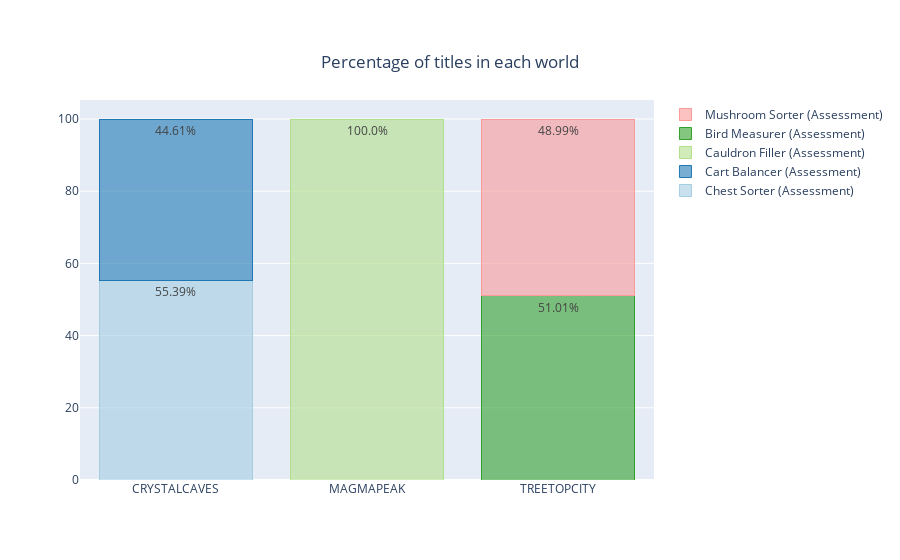

Notebook code cell kept with this figure:
### Code cell
temp_df = df_train_final.groupby('world')['title'].value_counts(normalize = True).reset_index(name="percentage")
temp_df['percentage'] = temp_df['percentage'] *100
temp_df = temp_df.round(2)
data = []
type_ = temp_df['title'].unique()
colors = [x.replace(")","").replace("rgb(","") for x in cl.scales['5']['qual']['Paired']]
count = 0
for i in type_:

    text = [str(x) + "%" for x in temp_df[temp_df['title'] == i]['percentage'].values]
    data.append(go.Bar(name = i, x =temp_df[temp_df['title'] == i]['world'].values,text = text,textposition='auto',
                      y =  temp_df[temp_df['title'] == i]['percentage'].values,marker=dict(
        color='rgba(' + colors[count] + ',0.6)',
        line=dict(color='rgba(' + colors[count] + ',1.0)', width=1)
    )))
    count = count + 1
fig = go.Figure(data=data)
fig.update_layout(barmode='stack')
fig.update_layout(title={'text': "Percentage of titles in each world",'y':0.9,'x':0.5,'xanchor': 'center','yanchor': 'top'} )
fig.show()

### Figure 1 — Plotly figure (JSON) as saved in the notebook; plotly's stock layout.template omitted (floating-point values rounded to 4 significant figures)
{"data": [{"marker": {"color": "rgba(166,206,227,0.6)", "line": {"color": "rgba(166,206,227,1.0)", "width": 1}}, "name": "Chest Sorter (Assessment)", "text": ["55.39%"], "textposition": "auto", "type": "bar", "x": ["CRYSTALCAVES"], "y": [55.39]}, {"marker": {"color": "rgba(31,120,180,0.6)", "line": {"color": "rgba(31,120,180,1.0)", "width": 1}}, "name": "Cart Balancer (Assessment)", "text": ["44.61%"], "textposition": "auto", "type": "bar", "x": ["CRYSTALCAVES"], "y": [44.61]}, {"marker": {"color": "rgba(178,223,138,0.6)", "line": {"color": "rgba(178,223,138,1.0)", "width": 1}}, "name": "Cauldron Filler (Assessment)", "text": ["100.0%"], "textposition": "auto", "type": "bar", "x": ["MAGMAPEAK"], "y": [100]}, {"marker": {"color": "rgba(51,160,44,0.6)", "line": {"color": "rgba(51,160,44,1.0)", "width": 1}}, "name": "Bird Measurer (Assessment)", "text": ["51.01%"], "textposition": "auto", "type": "bar", "x": ["TREETOPCITY"], "y": [51.01]}, {"marker": {"color": "rgba(251,154,153,0.6)", "line": {"color": "rgba(251,154,153,1.0)", "width": 1}}, "name": "Mushroom Sorter (Assessment)", "text": ["48.99%"], "textposition": "auto", "type": "bar", "x": ["TREETOPCITY"], "y": [48.99]}], "layout": {"barmode": "stack", "title": {"text": "Percentage of titles in each world", "x": 0.5, "xanchor": "center", "y": 0.9, "yanchor": "top"}}}
